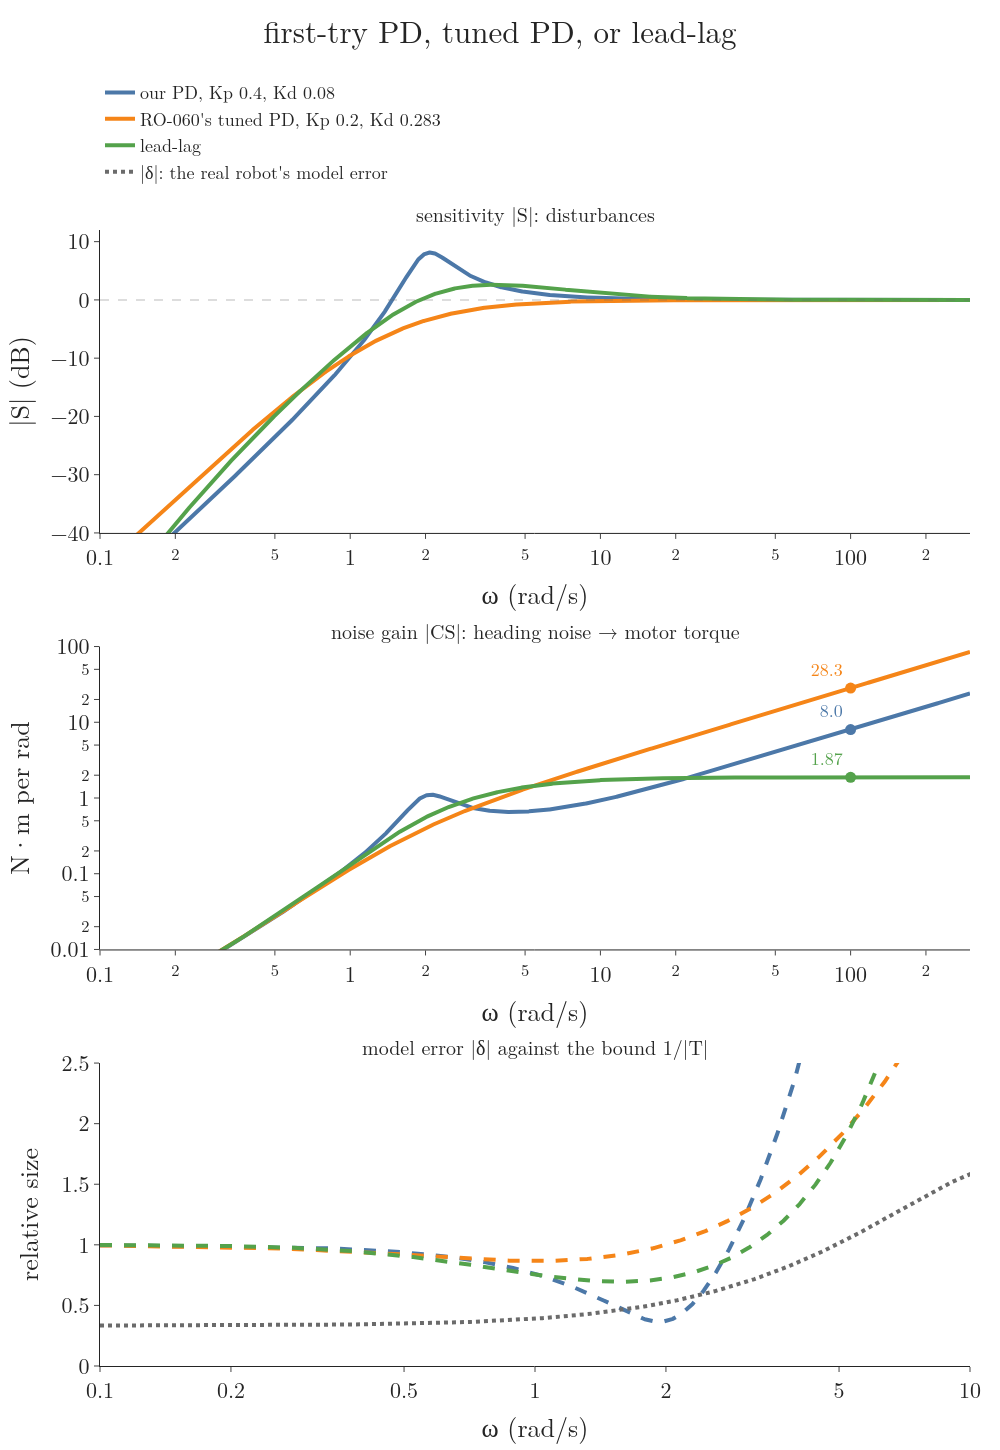

Here is the Python script that generated this plot:
"""Our first-try PD (Kp 0.4, Kd 0.08, blue), RO-060's tuned PD (Kp 0.2, Kd 0.283, orange) and the lead-lag (green)
compared in the frequency domain. Top: |S| in dB; peaks 2.55, 1.00 and 1.35. Middle: the noise gain |CS| from heading
noise to motor torque; at 100 rad/s 8.0, 28.3 and 1.87, because the lead's pole stops the controller's gain rising.
Bottom: the real robot's model error |delta| (grey, dotted) against the bound 1/|T| of each loop; the bounds of RO-060's
tuned PD and of the lead-lag stay above it at every frequency, so their stability is guaranteed. Run: python final_compare.py ->
final_compare.png"""
from pathlib import Path

import numpy as np
import plotly.graph_objects as go
from plotly.subplots import make_subplots
from gifkit import BLUE, FONT, GREEN, GREY, ORANGE
from loopkit import I, KP, C_leadlag, C_pd, db
from shapekit import I_PAY, TAU_REAL, gang_of_four

here = Path(__file__).parent
w = np.logspace(-1, np.log10(300), 2000)
TUNED = "RO-060's tuned PD, Kp 0.2, Kd 0.283"
loops = [("our PD, Kp 0.4, Kd 0.08", lambda s: C_pd(s), BLUE), (TUNED, lambda s: C_pd(s, 0.2, 0.283), ORANGE),
         ("lead-lag", C_leadlag, GREEN)]
g = {name: gang_of_four(C, w) for name, C, _ in loops}
delta = np.abs((I / I_PAY) * np.exp(-1j * w * TAU_REAL) - 1)
at100 = {name: abs(gang_of_four(C, np.array([100.0]))["CS"][0]) for name, C, _ in loops}
assert abs(at100["our PD, Kp 0.4, Kd 0.08"] - 8.0) < 0.05 and abs(at100[TUNED] - 28.3) < 0.05
assert abs(at100["lead-lag"] - 1.87) < 0.01 and np.abs(g[TUNED]["S"]).max() <= 1.0
assert np.all(delta < 1 / np.abs(g["lead-lag"]["T"])) and np.all(delta < 1 / np.abs(g[TUNED]["T"]))
assert np.any(delta > 1 / np.abs(g["our PD, Kp 0.4, Kd 0.08"]["T"]))

fig = make_subplots(rows=3, cols=1, vertical_spacing=0.1, subplot_titles=(
    "sensitivity |S|: disturbances", "noise gain |CS|: heading noise → motor torque",
    "model error |δ| against the bound 1/|T|"))
for a in fig.layout.annotations:
    a.font = dict(size=20)
for name, _, col in loops:
    fig.add_trace(go.Scatter(x=w, y=db(g[name]["S"]), line=dict(color=col, width=4), name=name), 1, 1)
    fig.add_trace(go.Scatter(x=w, y=np.abs(g[name]["CS"]), line=dict(color=col, width=4), showlegend=False), 2, 1)
    fig.add_trace(go.Scatter(x=w, y=1 / np.abs(g[name]["T"]), line=dict(color=col, width=4, dash="dash"),
                             showlegend=False), 3, 1)
    fig.add_trace(go.Scatter(x=[100], y=[at100[name]], mode="markers+text", marker=dict(color=col, size=11),
                             text=[f"{at100[name]:.1f}" if at100[name] > 5 else f"{at100[name]:.2f}"],
                             textposition="top left", textfont=dict(size=18, color=col), showlegend=False), 2, 1)
fig.add_trace(go.Scatter(x=w, y=delta, line=dict(color=GREY, width=4, dash="dot"), name="|δ|: the real robot's model error"),
              3, 1)
fig.add_hline(y=0, line=dict(color=GREY, width=1.5, dash="dash"), row=1, col=1)
for r in (1, 2):
    fig.update_xaxes(type="log", range=[-1, np.log10(300)], title_text="ω (rad/s)", row=r, col=1)
fig.update_xaxes(type="log", range=[-1, 1], title_text="ω (rad/s)", tickvals=[0.1, 0.2, 0.5, 1, 2, 5, 10], row=3, col=1)
fig.update_yaxes(title_text="|S| (dB)", range=[-40, 12], row=1, col=1)
fig.update_yaxes(type="log", title_text="N·m per rad", range=[-2, 2], row=2, col=1)
fig.update_yaxes(title_text="relative size", range=[0, 2.5], row=3, col=1)
fig.update_layout(template="simple_white", font=FONT, width=1000, height=1450, margin=dict(l=100, r=30, t=230, b=70),
                  legend=dict(x=0.0, y=1.035, yanchor="bottom", font=dict(size=18)),
                  title=dict(x=0.5, y=0.985, text="first-try PD, tuned PD, or lead-lag"))
fig.write_image(here / "final_compare.png", scale=1)
